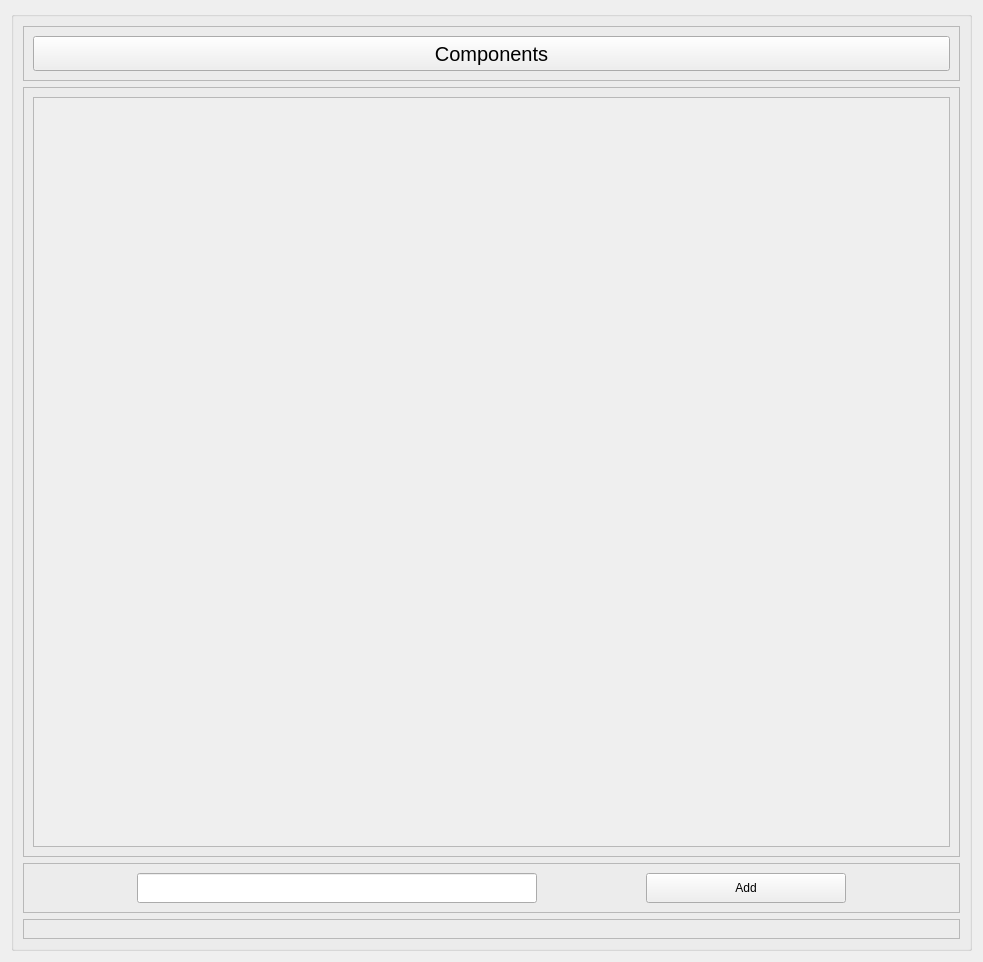
<?xml version="1.0" encoding="UTF-8"?>
<ui version="4.0">
 <class>Form</class>
 <widget class="QWidget" name="Form">
  <property name="geometry">
   <rect>
    <x>0</x>
    <y>0</y>
    <width>983</width>
    <height>951</height>
   </rect>
  </property>
  <property name="windowTitle">
   <string>Form</string>
  </property>
  <layout class="QVBoxLayout" name="verticalLayout">
   <item>
    <widget class="QGroupBox" name="groupBox">
     <property name="title">
      <string/>
     </property>
     <layout class="QVBoxLayout" name="verticalLayout_2">
      <item>
       <widget class="QFrame" name="frameHeader">
        <property name="frameShape">
         <enum>QFrame::StyledPanel</enum>
        </property>
        <property name="frameShadow">
         <enum>QFrame::Raised</enum>
        </property>
        <layout class="QVBoxLayout" name="verticalLayout_4">
         <item>
          <widget class="QPushButton" name="buttonComponents">
           <property name="minimumSize">
            <size>
             <width>0</width>
             <height>35</height>
            </size>
           </property>
           <property name="maximumSize">
            <size>
             <width>16777215</width>
             <height>35</height>
            </size>
           </property>
           <property name="font">
            <font>
             <pointsize>15</pointsize>
            </font>
           </property>
           <property name="text">
            <string>Components</string>
           </property>
          </widget>
         </item>
        </layout>
       </widget>
      </item>
      <item>
       <widget class="QFrame" name="frameComponents">
        <property name="sizePolicy">
         <sizepolicy hsizetype="Expanding" vsizetype="Expanding">
          <horstretch>0</horstretch>
          <verstretch>0</verstretch>
         </sizepolicy>
        </property>
        <property name="frameShape">
         <enum>QFrame::StyledPanel</enum>
        </property>
        <property name="frameShadow">
         <enum>QFrame::Raised</enum>
        </property>
        <layout class="QVBoxLayout" name="verticalLayout_3">
         <item>
          <widget class="QScrollArea" name="scrollComponents">
           <property name="sizePolicy">
            <sizepolicy hsizetype="Expanding" vsizetype="Fixed">
             <horstretch>0</horstretch>
             <verstretch>0</verstretch>
            </sizepolicy>
           </property>
           <property name="minimumSize">
            <size>
             <width>0</width>
             <height>750</height>
            </size>
           </property>
           <property name="maximumSize">
            <size>
             <width>16777215</width>
             <height>750</height>
            </size>
           </property>
           <property name="horizontalScrollBarPolicy">
            <enum>Qt::ScrollBarAlwaysOff</enum>
           </property>
           <property name="widgetResizable">
            <bool>true</bool>
           </property>
           <widget class="QWidget" name="scrollComponentsLayout">
            <property name="geometry">
             <rect>
              <x>0</x>
              <y>0</y>
              <width>923</width>
              <height>748</height>
             </rect>
            </property>
            <layout class="QVBoxLayout" name="verticalLayout_6">
             <item>
              <spacer name="verticalSpacer_2">
               <property name="orientation">
                <enum>Qt::Vertical</enum>
               </property>
               <property name="sizeHint" stdset="0">
                <size>
                 <width>20</width>
                 <height>40</height>
                </size>
               </property>
              </spacer>
             </item>
            </layout>
           </widget>
          </widget>
         </item>
        </layout>
       </widget>
      </item>
      <item>
       <widget class="QFrame" name="frameControl">
        <property name="frameShape">
         <enum>QFrame::StyledPanel</enum>
        </property>
        <property name="frameShadow">
         <enum>QFrame::Raised</enum>
        </property>
        <layout class="QHBoxLayout" name="horizontalLayout_2">
         <item>
          <spacer name="horizontalSpacer">
           <property name="orientation">
            <enum>Qt::Horizontal</enum>
           </property>
           <property name="sizeHint" stdset="0">
            <size>
             <width>40</width>
             <height>20</height>
            </size>
           </property>
          </spacer>
         </item>
         <item>
          <widget class="QLineEdit" name="entryComponent">
           <property name="minimumSize">
            <size>
             <width>400</width>
             <height>30</height>
            </size>
           </property>
           <property name="maximumSize">
            <size>
             <width>400</width>
             <height>30</height>
            </size>
           </property>
          </widget>
         </item>
         <item>
          <spacer name="horizontalSpacer_2">
           <property name="orientation">
            <enum>Qt::Horizontal</enum>
           </property>
           <property name="sizeHint" stdset="0">
            <size>
             <width>40</width>
             <height>20</height>
            </size>
           </property>
          </spacer>
         </item>
         <item>
          <widget class="QPushButton" name="buttonAdd">
           <property name="minimumSize">
            <size>
             <width>200</width>
             <height>30</height>
            </size>
           </property>
           <property name="maximumSize">
            <size>
             <width>300</width>
             <height>30</height>
            </size>
           </property>
           <property name="text">
            <string>Add</string>
           </property>
          </widget>
         </item>
         <item>
          <spacer name="horizontalSpacer_3">
           <property name="orientation">
            <enum>Qt::Horizontal</enum>
           </property>
           <property name="sizeHint" stdset="0">
            <size>
             <width>40</width>
             <height>20</height>
            </size>
           </property>
          </spacer>
         </item>
        </layout>
       </widget>
      </item>
      <item>
       <widget class="QFrame" name="frameSpacer">
        <property name="frameShape">
         <enum>QFrame::StyledPanel</enum>
        </property>
        <property name="frameShadow">
         <enum>QFrame::Raised</enum>
        </property>
        <layout class="QVBoxLayout" name="verticalLayout_5">
         <item>
          <spacer name="verticalSpacer">
           <property name="orientation">
            <enum>Qt::Vertical</enum>
           </property>
           <property name="sizeHint" stdset="0">
            <size>
             <width>20</width>
             <height>336</height>
            </size>
           </property>
          </spacer>
         </item>
        </layout>
       </widget>
      </item>
     </layout>
    </widget>
   </item>
  </layout>
 </widget>
 <resources/>
 <connections/>
</ui>
